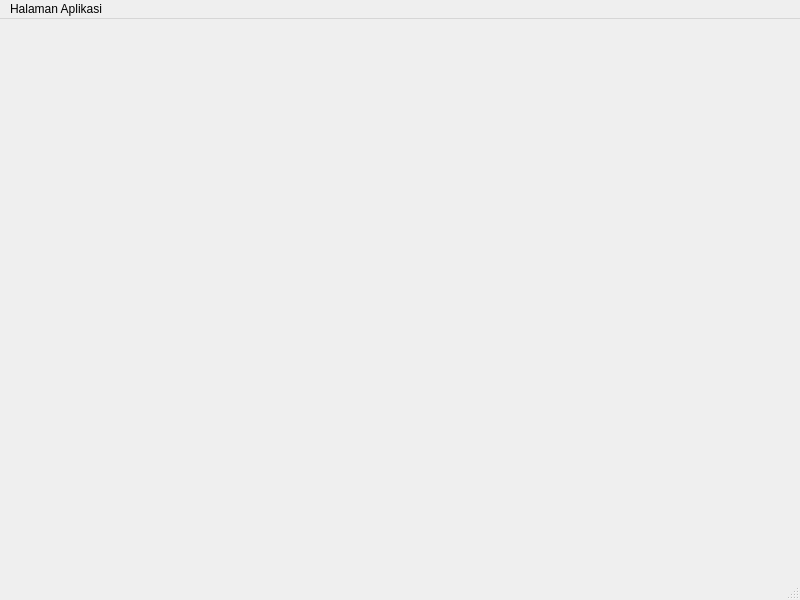
<?xml version="1.0" encoding="UTF-8"?>
<ui version="4.0">
 <class>Main</class>
 <widget class="QMainWindow" name="Main">
  <property name="geometry">
   <rect>
    <x>0</x>
    <y>0</y>
    <width>800</width>
    <height>600</height>
   </rect>
  </property>
  <property name="windowTitle">
   <string>Main</string>
  </property>
  <widget class="QWidget" name="centralwidget"/>
  <widget class="QMenuBar" name="menubar">
   <property name="geometry">
    <rect>
     <x>0</x>
     <y>0</y>
     <width>800</width>
     <height>25</height>
    </rect>
   </property>
   <widget class="QMenu" name="menuHalaman_Aplikasi">
    <property name="title">
     <string>Halaman Aplikasi</string>
    </property>
    <addaction name="actionDokter"/>
    <addaction name="actionPasien"/>
    <addaction name="actionPoliKlinik"/>
    <addaction name="actionJadwal"/>
   </widget>
   <addaction name="menuHalaman_Aplikasi"/>
  </widget>
  <widget class="QStatusBar" name="statusbar"/>
  <action name="actionDokter">
   <property name="text">
    <string>Dokter</string>
   </property>
  </action>
  <action name="actionPasien">
   <property name="text">
    <string>Pasien</string>
   </property>
  </action>
  <action name="actionPoliKlinik">
   <property name="text">
    <string>PoliKlinik</string>
   </property>
  </action>
  <action name="actionJadwal">
   <property name="text">
    <string>Jadwal</string>
   </property>
  </action>
 </widget>
 <resources/>
 <connections/>
</ui>
